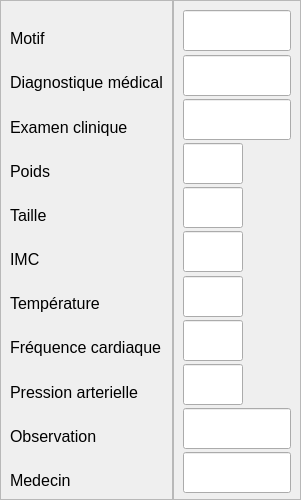
                                <widget class="QFrame" name="frame_24">
                                 <property name="minimumSize">
                                  <size>
                                   <width>0</width>
                                   <height>500</height>
                                  </size>
                                 </property>
                                 <property name="maximumSize">
                                  <size>
                                   <width>16777215</width>
                                   <height>500</height>
                                  </size>
                                 </property>
                                 <property name="frameShape">
                                  <enum>QFrame::NoFrame</enum>
                                 </property>
                                 <property name="frameShadow">
                                  <enum>QFrame::Raised</enum>
                                 </property>
                                 <layout class="QHBoxLayout" name="horizontalLayout_22">
                                  <property name="spacing">
                                   <number>0</number>
                                  </property>
                                  <property name="leftMargin">
                                   <number>0</number>
                                  </property>
                                  <property name="topMargin">
                                   <number>0</number>
                                  </property>
                                  <property name="rightMargin">
                                   <number>0</number>
                                  </property>
                                  <property name="bottomMargin">
                                   <number>0</number>
                                  </property>
                                  <item>
                                   <widget class="QFrame" name="frame_26">
                                    <property name="frameShape">
                                     <enum>QFrame::StyledPanel</enum>
                                    </property>
                                    <property name="frameShadow">
                                     <enum>QFrame::Raised</enum>
                                    </property>
                                    <layout class="QVBoxLayout" name="verticalLayout_15">
                                     <item alignment="Qt::AlignBottom">
                                      <widget class="QLabel" name="label_15">
                                       <property name="font">
                                        <font>
                                         <pointsize>12</pointsize>
                                        </font>
                                       </property>
                                       <property name="text">
                                        <string>Motif</string>
                                       </property>
                                      </widget>
                                     </item>
                                     <item alignment="Qt::AlignBottom">
                                      <widget class="QLabel" name="label_16">
                                       <property name="font">
                                        <font>
                                         <pointsize>12</pointsize>
                                        </font>
                                       </property>
                                       <property name="text">
                                        <string>Diagnostique médical</string>
                                       </property>
                                      </widget>
                                     </item>
                                     <item alignment="Qt::AlignBottom">
                                      <widget class="QLabel" name="label_17">
                                       <property name="font">
                                        <font>
                                         <pointsize>12</pointsize>
                                        </font>
                                       </property>
                                       <property name="text">
                                        <string>Examen clinique</string>
                                       </property>
                                      </widget>
                                     </item>
                                     <item alignment="Qt::AlignBottom">
                                      <widget class="QLabel" name="label_18">
                                       <property name="font">
                                        <font>
                                         <pointsize>12</pointsize>
                                        </font>
                                       </property>
                                       <property name="text">
                                        <string>Poids</string>
                                       </property>
                                      </widget>
                                     </item>
                                     <item alignment="Qt::AlignBottom">
                                      <widget class="QLabel" name="label_19">
                                       <property name="font">
                                        <font>
                                         <pointsize>12</pointsize>
                                        </font>
                                       </property>
                                       <property name="text">
                                        <string>Taille</string>
                                       </property>
                                      </widget>
                                     </item>
                                     <item alignment="Qt::AlignBottom">
                                      <widget class="QLabel" name="label_20">
                                       <property name="font">
                                        <font>
                                         <pointsize>12</pointsize>
                                        </font>
                                       </property>
                                       <property name="text">
                                        <string>IMC</string>
                                       </property>
                                      </widget>
                                     </item>
                                     <item alignment="Qt::AlignBottom">
                                      <widget class="QLabel" name="label_21">
                                       <property name="font">
                                        <font>
                                         <pointsize>12</pointsize>
                                        </font>
                                       </property>
                                       <property name="text">
                                        <string>Température</string>
                                       </property>
                                      </widget>
                                     </item>
                                     <item alignment="Qt::AlignBottom">
                                      <widget class="QLabel" name="label_22">
                                       <property name="font">
                                        <font>
                                         <pointsize>12</pointsize>
                                        </font>
                                       </property>
                                       <property name="text">
                                        <string>Fréquence cardiaque</string>
                                       </property>
                                      </widget>
                                     </item>
                                     <item alignment="Qt::AlignBottom">
                                      <widget class="QLabel" name="label_23">
                                       <property name="font">
                                        <font>
                                         <pointsize>12</pointsize>
                                        </font>
                                       </property>
                                       <property name="text">
                                        <string>Pression arterielle</string>
                                       </property>
                                      </widget>
                                     </item>
                                     <item alignment="Qt::AlignBottom">
                                      <widget class="QLabel" name="label_24">
                                       <property name="font">
                                        <font>
                                         <pointsize>12</pointsize>
                                        </font>
                                       </property>
                                       <property name="text">
                                        <string>Observation</string>
                                       </property>
                                      </widget>
                                     </item>
                                     <item alignment="Qt::AlignBottom">
                                      <widget class="QLabel" name="ez">
                                       <property name="font">
                                        <font>
                                         <pointsize>12</pointsize>
                                        </font>
                                       </property>
                                       <property name="text">
                                        <string>Medecin</string>
                                       </property>
                                      </widget>
                                     </item>
                                    </layout>
                                   </widget>
                                  </item>
                                  <item>
                                   <widget class="QFrame" name="frame_27">
                                    <property name="frameShape">
                                     <enum>QFrame::StyledPanel</enum>
                                    </property>
                                    <property name="frameShadow">
                                     <enum>QFrame::Raised</enum>
                                    </property>
                                    <layout class="QVBoxLayout" name="verticalLayout_16">
                                     <item>
                                      <widget class="QLineEdit" name="L_motif">
                                       <property name="minimumSize">
                                        <size>
                                         <width>0</width>
                                         <height>41</height>
                                        </size>
                                       </property>
                                       <property name="styleSheet">
                                        <string notr="true">border-bottom: 1px solid rgb(168, 33, 221)</string>
                                       </property>
                                       <property name="readOnly">
                                        <bool>true</bool>
                                       </property>
                                      </widget>
                                     </item>
                                     <item>
                                      <widget class="QLineEdit" name="L_diag">
                                       <property name="minimumSize">
                                        <size>
                                         <width>0</width>
                                         <height>41</height>
                                        </size>
                                       </property>
                                       <property name="styleSheet">
                                        <string notr="true">border-bottom: 1px solid rgb(168, 33, 221)</string>
                                       </property>
                                       <property name="readOnly">
                                        <bool>true</bool>
                                       </property>
                                      </widget>
                                     </item>
                                     <item>
                                      <widget class="QLineEdit" name="L_exam">
                                       <property name="minimumSize">
                                        <size>
                                         <width>0</width>
                                         <height>41</height>
                                        </size>
                                       </property>
                                       <property name="styleSheet">
                                        <string notr="true">border-bottom: 1px solid rgb(168, 33, 221)</string>
                                       </property>
                                       <property name="readOnly">
                                        <bool>true</bool>
                                       </property>
                                      </widget>
                                     </item>
                                     <item>
                                      <widget class="QLineEdit" name="L_poids">
                                       <property name="minimumSize">
                                        <size>
                                         <width>0</width>
                                         <height>41</height>
                                        </size>
                                       </property>
                                       <property name="maximumSize">
                                        <size>
                                         <width>60</width>
                                         <height>16777215</height>
                                        </size>
                                       </property>
                                       <property name="styleSheet">
                                        <string notr="true">border-bottom: 1px solid rgb(168, 33, 221)</string>
                                       </property>
                                       <property name="readOnly">
                                        <bool>true</bool>
                                       </property>
                                      </widget>
                                     </item>
                                     <item>
                                      <widget class="QLineEdit" name="L_taillee">
                                       <property name="minimumSize">
                                        <size>
                                         <width>0</width>
                                         <height>41</height>
                                        </size>
                                       </property>
                                       <property name="maximumSize">
                                        <size>
                                         <width>60</width>
                                         <height>16777215</height>
                                        </size>
                                       </property>
                                       <property name="styleSheet">
                                        <string notr="true">border-bottom: 1px solid rgb(168, 33, 221)</string>
                                       </property>
                                       <property name="readOnly">
                                        <bool>true</bool>
                                       </property>
                                      </widget>
                                     </item>
                                     <item>
                                      <widget class="QLineEdit" name="L_Imc">
                                       <property name="minimumSize">
                                        <size>
                                         <width>0</width>
                                         <height>41</height>
                                        </size>
                                       </property>
                                       <property name="maximumSize">
                                        <size>
                                         <width>60</width>
                                         <height>16777215</height>
                                        </size>
                                       </property>
                                       <property name="styleSheet">
                                        <string notr="true">border-bottom: 1px solid rgb(168, 33, 221)</string>
                                       </property>
                                       <property name="readOnly">
                                        <bool>true</bool>
                                       </property>
                                      </widget>
                                     </item>
                                     <item>
                                      <widget class="QLineEdit" name="L_temperature">
                                       <property name="minimumSize">
                                        <size>
                                         <width>0</width>
                                         <height>41</height>
                                        </size>
                                       </property>
                                       <property name="maximumSize">
                                        <size>
                                         <width>60</width>
                                         <height>16777215</height>
                                        </size>
                                       </property>
                                       <property name="styleSheet">
                                        <string notr="true">border-bottom: 1px solid rgb(168, 33, 221)</string>
                                       </property>
                                       <property name="readOnly">
                                        <bool>true</bool>
                                       </property>
                                      </widget>
                                     </item>
                                     <item>
                                      <widget class="QLineEdit" name="L_frequence_cardiaque">
                                       <property name="minimumSize">
                                        <size>
                                         <width>0</width>
                                         <height>41</height>
                                        </size>
                                       </property>
                                       <property name="maximumSize">
                                        <size>
                                         <width>60</width>
                                         <height>16777215</height>
                                        </size>
                                       </property>
                                       <property name="styleSheet">
                                        <string notr="true">border-bottom: 1px solid rgb(168, 33, 221)</string>
                                       </property>
                                       <property name="readOnly">
                                        <bool>true</bool>
                                       </property>
                                      </widget>
                                     </item>
                                     <item>
                                      <widget class="QLineEdit" name="L_pression_arterielle">
                                       <property name="minimumSize">
                                        <size>
                                         <width>0</width>
                                         <height>41</height>
                                        </size>
                                       </property>
                                       <property name="maximumSize">
                                        <size>
                                         <width>60</width>
                                         <height>16777215</height>
                                        </size>
                                       </property>
                                       <property name="styleSheet">
                                        <string notr="true">border-bottom: 1px solid rgb(168, 33, 221)</string>
                                       </property>
                                       <property name="readOnly">
                                        <bool>true</bool>
                                       </property>
                                      </widget>
                                     </item>
                                     <item>
                                      <widget class="QLineEdit" name="L_observation">
                                       <property name="minimumSize">
                                        <size>
                                         <width>0</width>
                                         <height>41</height>
                                        </size>
                                       </property>
                                       <property name="styleSheet">
                                        <string notr="true">border-bottom: 1px solid rgb(168, 33, 221)</string>
                                       </property>
                                       <property name="readOnly">
                                        <bool>true</bool>
                                       </property>
                                      </widget>
                                     </item>
                                     <item>
                                      <widget class="QLineEdit" name="L_nom_medecin_consultation">
                                       <property name="minimumSize">
                                        <size>
                                         <width>0</width>
                                         <height>41</height>
                                        </size>
                                       </property>
                                       <property name="styleSheet">
                                        <string notr="true">border-bottom: 1px solid rgb(168, 33, 221)</string>
                                       </property>
                                       <property name="readOnly">
                                        <bool>true</bool>
                                       </property>
                                      </widget>
                                     </item>
                                    </layout>
                                   </widget>
                                  </item>
                                 </layout>
                                </widget>
